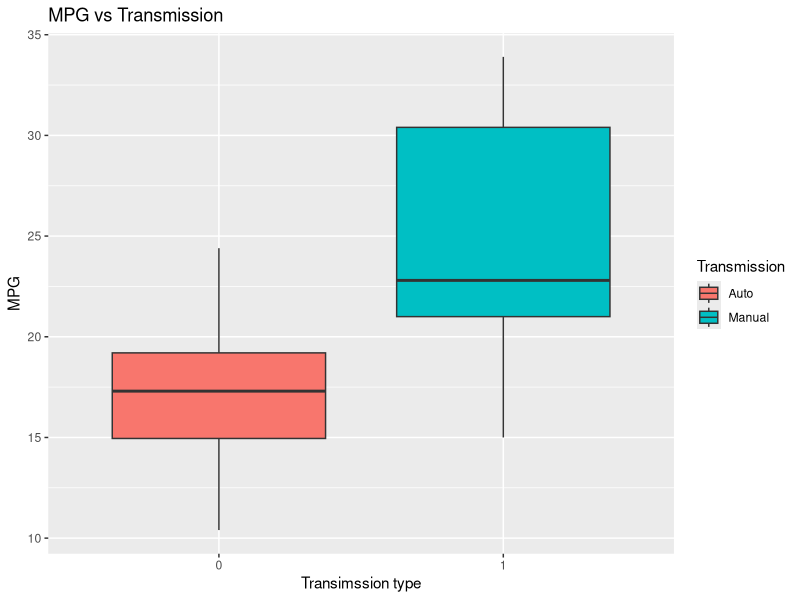
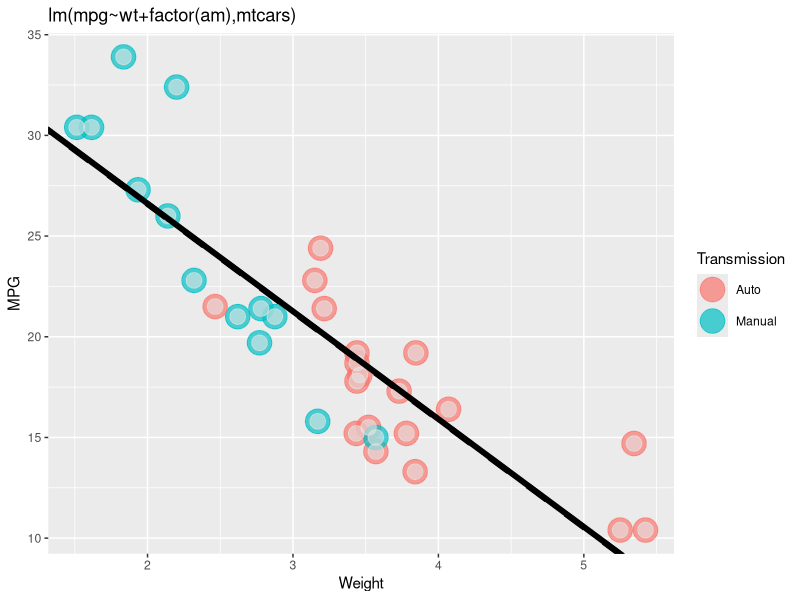
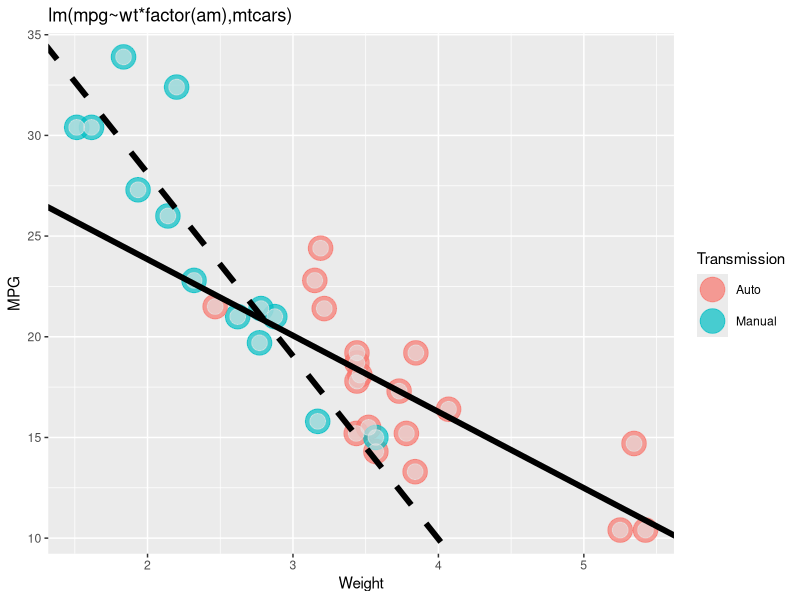
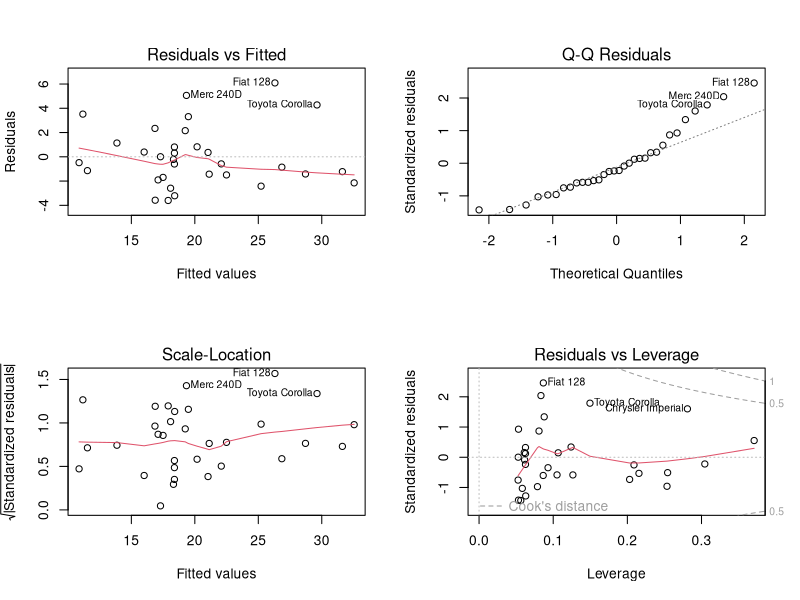

Recreate these plots in R, in order.
## ---- chunk 1
data(mtcars) #load data
library(ggplot2)
p <- ggplot(mtcars, aes(factor(am), mpg))
p + geom_boxplot(aes(fill=factor(am)))+
        labs(title="MPG vs Transmission",x="Transimssion type",y="MPG")+
        scale_fill_discrete("Transmission",labels=c("Auto", "Manual"))
## ---- chunk 2
t.test(subset(mtcars,am==0,mpg),subset(mtcars,am==1,mpg),alternative="less")
## ---- chunk 3
m1<-lm(mpg~am,mtcars)
summary(m1)
## ---- chunk 4
cor(mtcars)[,1]
## ---- chunk 5
m2<-lm(mpg~wt+factor(am),mtcars)
summary(m2)
## ---- chunk 6
ggplot(mtcars,aes(y=mpg,x=wt))+
        geom_point(aes(colour=factor(am)),size=8,alpha=0.7)+
        geom_point(colour="grey90",size=5,alpha=0.6)+
        geom_abline(intercept=m2$coefficients[1],slope=m2$coefficients[2],
                    aes(colour="0"),linetype=1,size=2)+
        geom_abline(intercept=m2$coefficients[1]+m2$coefficients[3],
                    slope=m2$coefficients[2],aes(colour="1"),linetype=2,size=2)+
        labs(title="lm(mpg~wt+factor(am),mtcars)",x="Weight",y="MPG")+
        scale_color_discrete("Transmission",labels=c("Auto", "Manual"))
## ---- chunk 7
m3<-lm(mpg~wt*factor(am),mtcars)
summary(m3)
## ---- chunk 8
ggplot(mtcars,aes(y=mpg,x=wt))+
        geom_point(aes(colour=factor(am)),size=8,alpha=0.7)+
        geom_point(colour="grey90",size=5,alpha=0.6)+
        geom_abline(intercept=m3$coefficients[1],slope=m3$coefficients[2],
                    aes(colour="0"),linetype=1,size=2)+
        geom_abline(intercept=m3$coefficients[1]+m3$coefficients[3],
                    slope=m3$coefficients[2]+m3$coefficients[4],
                    aes(colour="1"),linetype=2,size=2)+
        labs(title="lm(mpg~wt*factor(am),mtcars)",x="Weight",y="MPG")+
        scale_color_discrete("Transmission",labels=c("Auto", "Manual"))
## ---- chunk 9
anova(m1,m2,m3)
## ---- chunk 10
par(mfrow = c(2, 2))
plot(m3)
